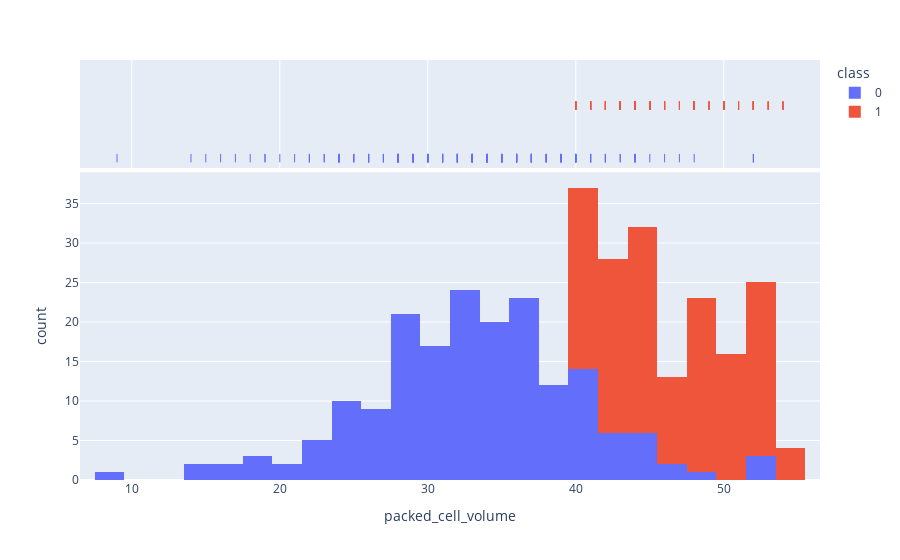

The notebook cell this image was saved under:
### Code cell
kde('packed_cell_volume')

### Figure 1 — Plotly figure (JSON) as saved in the notebook; plotly's stock layout.template omitted (floating-point values rounded to 4 significant figures; data arrays with more than 128 entries replaced by an {"elided": "..."} marker saying what was removed)
{"data": [{"alignmentgroup": "True", "bingroup": "x", "hovertemplate": "class=0<br>packed_cell_volume=%{x}<br>count=%{y}<extra></extra>", "legendgroup": "0", "marker": {"color": "#636efa", "pattern": {"shape": ""}}, "name": "0", "offsetgroup": "0", "orientation": "v", "showlegend": true, "type": "histogram", "x": {"elided": "250 int values"}, "xaxis": "x", "yaxis": "y"}, {"alignmentgroup": "True", "boxpoints": "all", "customdata": {"elided": "250x24 mixed values"}, "fillcolor": "rgba(255,255,255,0)", "hoveron": "points", "hovertemplate": "class=%{customdata[23]}<br>packed_cell_volume=%{x}<br>age=%{customdata[0]}<br>blood_pressure=%{customdata[1]}<br>specific_gravity=%{customdata[2]}<br>albumin=%{customdata[3]}<br>sugar=%{customdata[4]}<br>red_blood_cells=%{customdata[5]}<br>pus_cell=%{customdata[6]}<br>pus_cell_clumps=%{customdata[7]}<br>bacteria=%{customdata[8]}<br>blood_glucose_random=%{customdata[9]}<br>blood_urea=%{customdata[10]}<br>serum_creatinine=%{customdata[11]}<br>sodium=%{customdata[12]}<br>potassium=%{customdata[13]}<br>haemoglobin=%{customdata[14]}<br>white_blood_cell_count=%{customdata[15]}<br>red_blood_cell_count=%{customdata[16]}<br>hypertension=%{customdata[17]}<br>diabetes_mellitus=%{customdata[18]}<br>coronary_artery_disease=%{customdata[19]}<br>appetite=%{customdata[20]}<br>peda_edema=%{customdata[21]}<br>aanemia=%{customdata[22]}<extra></extra>", "jitter": 0, "legendgroup": "0", "line": {"color": "rgba(255,255,255,0)"}, "marker": {"color": "#636efa", "symbol": "line-ns-open"}, "name": "0", "offsetgroup": "0", "showlegend": false, "type": "box", "x": {"elided": "250 int values"}, "xaxis": "x2", "yaxis": "y2"}, {"alignmentgroup": "True", "bingroup": "x", "hovertemplate": "class=1<br>packed_cell_volume=%{x}<br>count=%{y}<extra></extra>", "legendgroup": "1", "marker": {"color": "#EF553B", "pattern": {"shape": ""}}, "name": "1", "offsetgroup": "1", "orientation": "v", "showlegend": true, "type": "histogram", "x": {"elided": "150 int values"}, "xaxis": "x", "yaxis": "y"}, {"alignmentgroup": "True", "boxpoints": "all", "customdata": {"elided": "150x24 mixed values"}, "fillcolor": "rgba(255,255,255,0)", "hoveron": "points", "hovertemplate": "class=%{customdata[23]}<br>packed_cell_volume=%{x}<br>age=%{customdata[0]}<br>blood_pressure=%{customdata[1]}<br>specific_gravity=%{customdata[2]}<br>albumin=%{customdata[3]}<br>sugar=%{customdata[4]}<br>red_blood_cells=%{customdata[5]}<br>pus_cell=%{customdata[6]}<br>pus_cell_clumps=%{customdata[7]}<br>bacteria=%{customdata[8]}<br>blood_glucose_random=%{customdata[9]}<br>blood_urea=%{customdata[10]}<br>serum_creatinine=%{customdata[11]}<br>sodium=%{customdata[12]}<br>potassium=%{customdata[13]}<br>haemoglobin=%{customdata[14]}<br>white_blood_cell_count=%{customdata[15]}<br>red_blood_cell_count=%{customdata[16]}<br>hypertension=%{customdata[17]}<br>diabetes_mellitus=%{customdata[18]}<br>coronary_artery_disease=%{customdata[19]}<br>appetite=%{customdata[20]}<br>peda_edema=%{customdata[21]}<br>aanemia=%{customdata[22]}<extra></extra>", "jitter": 0, "legendgroup": "1", "line": {"color": "rgba(255,255,255,0)"}, "marker": {"color": "#EF553B", "symbol": "line-ns-open"}, "name": "1", "offsetgroup": "1", "showlegend": false, "type": "box", "x": {"elided": "150 int values"}, "xaxis": "x2", "yaxis": "y2"}], "layout": {"barmode": "relative", "legend": {"title": {"text": "class"}, "tracegroupgap": 0}, "margin": {"t": 60}, "xaxis": {"anchor": "y", "domain": [0, 1], "title": {"text": "packed_cell_volume"}}, "xaxis2": {"anchor": "y2", "domain": [0, 1], "matches": "x", "showgrid": true, "showticklabels": false}, "yaxis": {"anchor": "x", "domain": [0, 0.7326], "title": {"text": "count"}}, "yaxis2": {"anchor": "x2", "domain": [0.7426, 1], "matches": "y2", "showgrid": false, "showline": false, "showticklabels": false, "ticks": ""}}}
